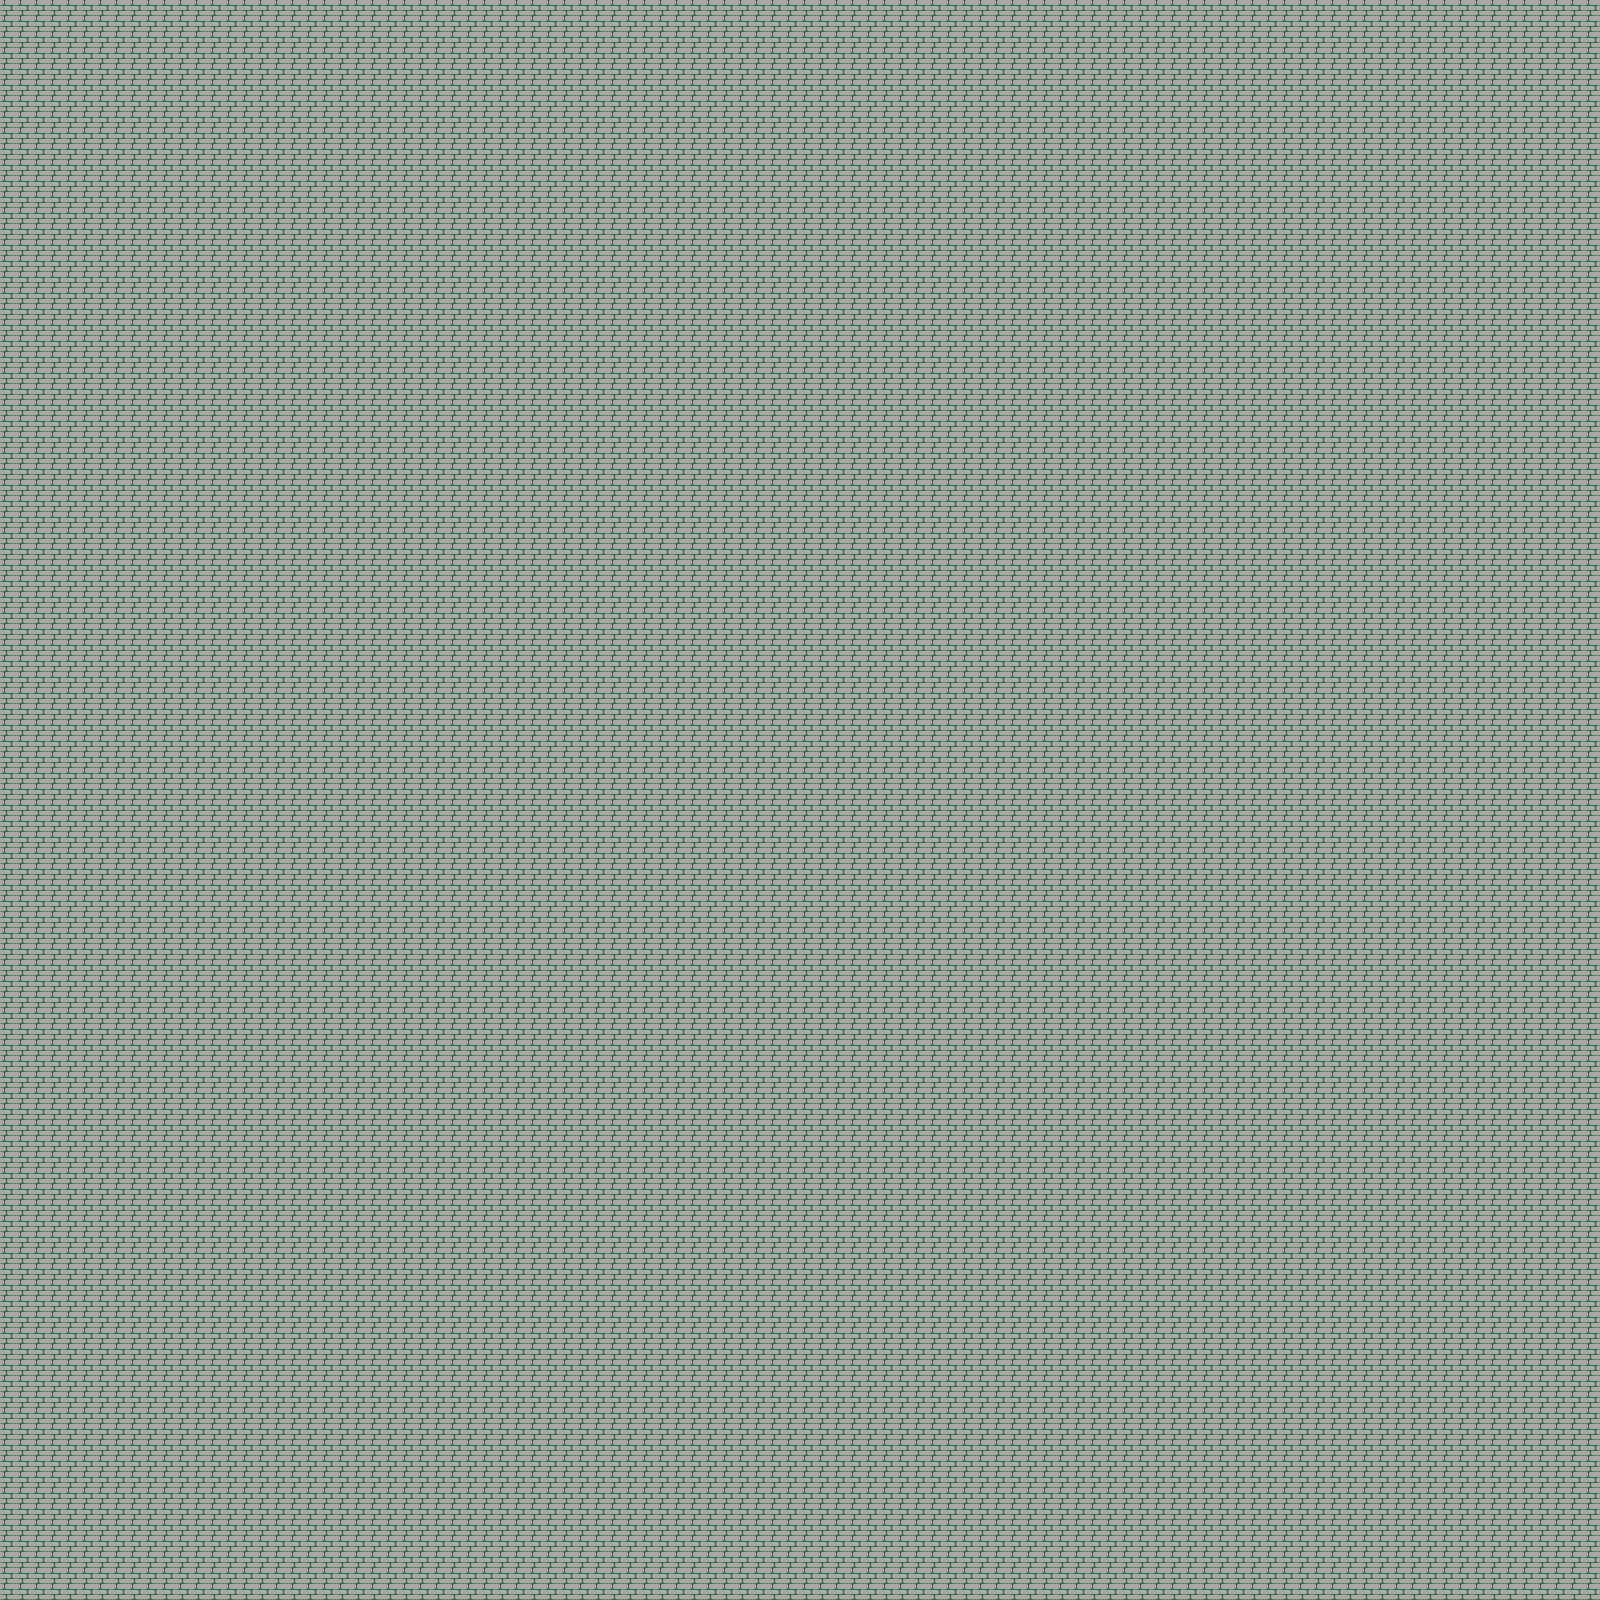

Tiled map render using the project's own tile images. Description and the map definition, with tile-layer contents summarised, below:
An orthogonal 100x100 tile map with 16x16 px tiles, 1 tile layer (Tile Layer 1).

<map version="1.0" orientation="orthogonal" renderorder="right-down" width="100" height="100" tilewidth="16" tileheight="16">
 <tileset firstgid="1" name="Grasslands_A" tilewidth="16" tileheight="16">
  <image source="../assets/tilemap/Grasslands_A.png" width="288" height="496" />
 </tileset>
 <layer name="Tile Layer 1" width="100" height="100">
  <data>[10000 cells, 10000 non-empty, 1 distinct tile ids]</data>
 </layer>
</map>
